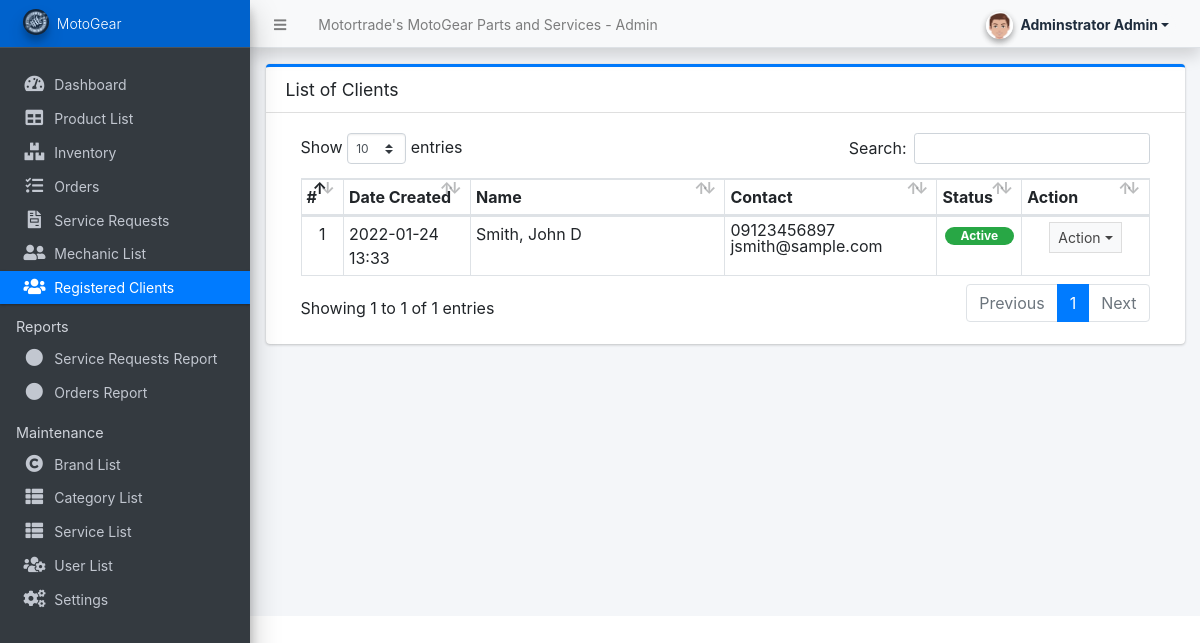
/admin/?page=clients (signed in), run on the app's committed database.
### tables this page shows
CREATE TABLE `client_list` (
  `id` int(30) NOT NULL,
  `firstname` text NOT NULL,
  `middlename` text DEFAULT NULL,
  `lastname` text NOT NULL,
  `gender` text NOT NULL,
  `contact` text NOT NULL,
  `address` text NOT NULL,
  `email` text NOT NULL,
  `password` text NOT NULL,
  `status` tinyint(1) NOT NULL DEFAULT 1,
  `delete_flag` tinyint(1) NOT NULL DEFAULT 0,
  `date_created` datetime NOT NULL DEFAULT current_timestamp(),
  `date_added` datetime DEFAULT NULL ON UPDATE current_timestamp()
);

### admin/clients/index.php (the view, shortened to what this page needs)
<div class="card card-outline card-primary">
	<div class="card-header">
		<h3 class="card-title">List of Clients</h3>
	</div>
	<div class="card-body">
		<div class="container-fluid">
        <div class="container-fluid">
			<table class="table table-bordered table-stripped">
				<colgroup>
					<col width="5%">
					<col width="15%">
					<col width="30%">
					<col width="25%">
					<col width="10%">
					<col width="15%">
				</colgroup>
				<thead>
					<tr>
						<th>#</th>
						<th>Date Created</th>
						<th>Name</th>
						<th>Contact</th>
						<th>Status</th>
						<th>Action</th>
					</tr>
				</thead>
				<tbody>
					<?php
					$i = 1;
						$qry = $conn->query("SELECT *,concat(lastname, ', ', firstname,' ',middlename) as fullname from `client_list` where delete_flag= 0 order by concat(lastname, ', ', firstname,' ',middlename) asc ");
						while($row = $qry->fetch_assoc()):
							foreach($row as $k=> $v){
								$row[$k] = trim(stripslashes($v));
							}
					?>
						<tr>
							<td class="text-center"><?php echo $i++; ?></td>
							<td><?php echo date("Y-m-d H:i",strtotime($row['date_created'])) ?></td>
							<td><?php echo ucwords($row['fullname']) ?></td>
							<td>
								<p class="m-0 lh-1">
								<?php echo $row['contact'] ?> <br>
								<?php echo $row['email'] ?>
								</p>
							</td>
							<td class="text-center">
                                <?php if($row['status'] == 1): ?>
                                    <span class="badge badge-success rounded-pill px-3">Active</span>
                                <?php else: ?>
                                    <span class="badge badge-danger rounded-pill px-3">Inactive</span>
                                <?php endif; ?>
                            </td>
							<td align="center">
								 <button type="button" class="btn btn-flat btn-default btn-sm dropdown-toggle dropdown-icon" data-toggle="dropdown">
				                  		Action
				                  </button>
							</td>
						</tr>
					<?php endwhile; ?>
				</tbody>
			</table>
		</div>
		</div>
	</div>
</div>

### data on the page
client_list: date_created "2022-01-24 13:33", fullname "Smith, John D", contact "09123456897", email "jsmith@sample.com", status "Active"

### other printed values
$_settings->info('name') "Motortrade's MotoGear Parts and Services"
$_settings->userdata('firstname').' '.$_settings->userdata('lastname') "Adminstrator Admin"
$_settings->info('short_name') "MotoGear"
